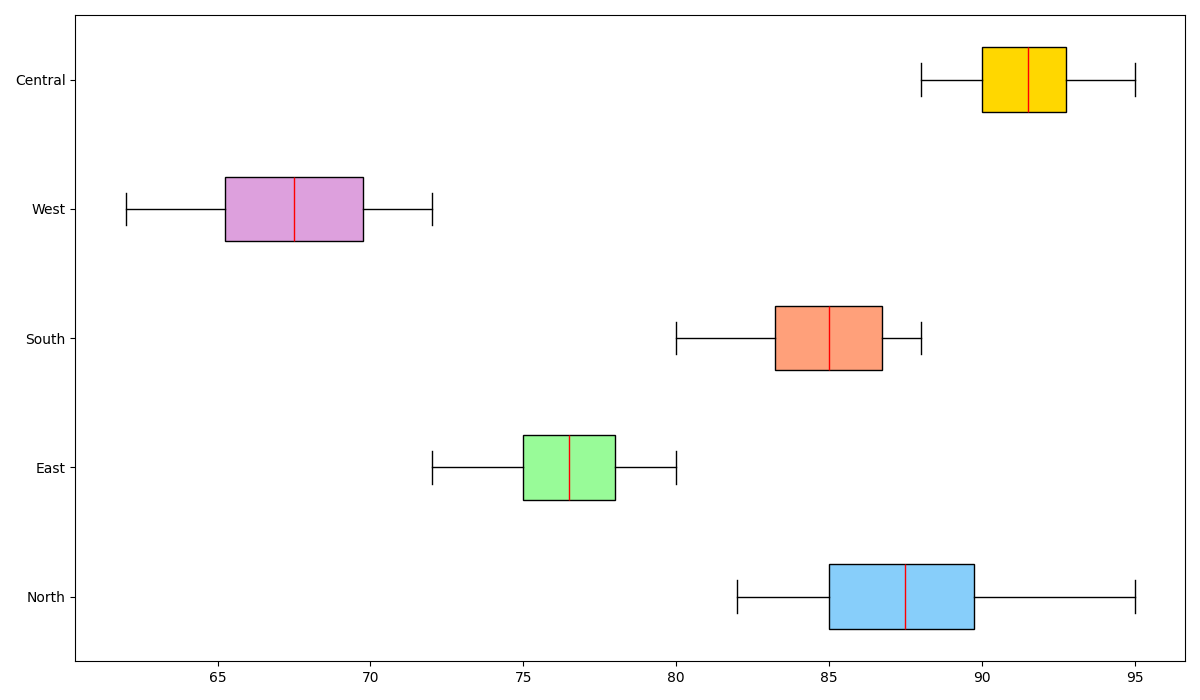

Write the Python code that produced this figure.
import matplotlib.pyplot as plt
import numpy as np

regions = ['North', 'East', 'South', 'West', 'Central']
north_rivers = [85, 87, 90, 88, 83, 82, 85, 90, 95, 89]
east_rivers = [78, 75, 80, 72, 74, 79, 76, 77, 75, 78]
south_rivers = [88, 80, 85, 87, 83, 84, 86, 82, 85, 88]
west_rivers = [65, 62, 70, 68, 72, 71, 69, 64, 66, 67]
central_rivers = [90, 88, 92, 91, 89, 95, 93, 94, 90, 92]

river_qualities = [north_rivers, east_rivers, south_rivers, west_rivers, central_rivers]

fig, ax = plt.subplots(figsize=(12, 7))

box = ax.boxplot(river_qualities, patch_artist=True, vert=False,
                 boxprops=dict(color='black'),
                 medianprops=dict(color='red'),
                 whiskerprops=dict(color='black'),
                 capprops=dict(color='black'),
                 flierprops=dict(marker='o', color='black', alpha=0.5))

colors = ['#87CEFA', '#98FB98', '#FFA07A', '#DDA0DD', '#FFD700']
for patch, color in zip(box['boxes'], colors):
    patch.set_facecolor(color)

ax.set_yticks(np.arange(1, len(regions) + 1))
ax.set_yticklabels(regions)

plt.tight_layout()

plt.show()
